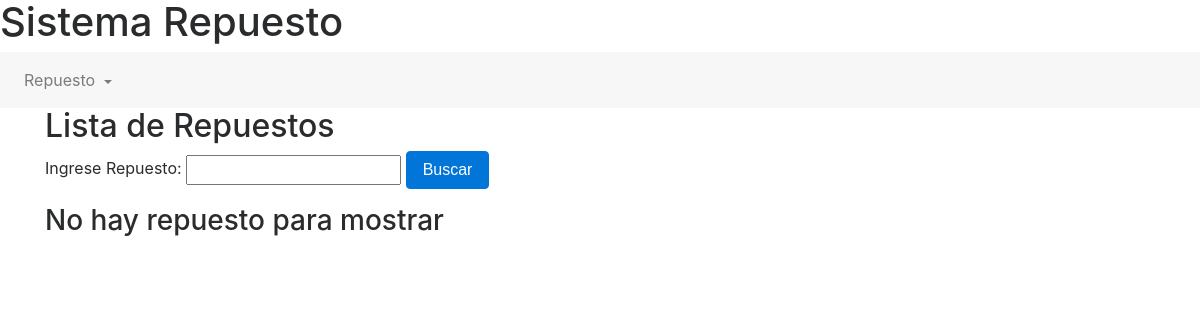
/verRepuestos/, run on an earlier commit of the app's database.
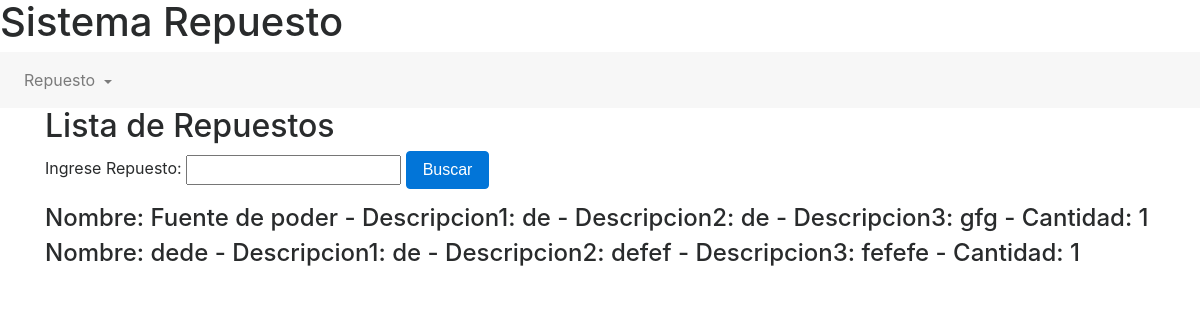
And on a later commit of the database.
### mainapp/models.py (models this page shows, shortened)
class Repuesto(models.Model):
    nombre = models.CharField(max_length=50, blank=True)
    foto = models.ImageField(upload_to = 'pic_folder/', blank=True)
    descripcion1= models.TextField(max_length=50, blank=True)
    descripcion2= models.TextField(max_length=50, blank=True)
    descripcion3= models.TextField(max_length=50, blank=True)
    cantidad= models.IntegerField(default=0)
    class Meta:
        verbose_name = "Repuesto"
        verbose_name_plural = "Repuestos"

### mainapp/views.py (the view)
# urls.py: url(r'^verRepuestos/$', verRepuestos, name="verRepuestos"),
def verRepuestos(request):
	repuesto = Repuesto.objects.all()
	nrepuestos= len(repuesto)
	return render(request, 'listRepuesto.html', {'nrepuestos':nrepuestos, 'repuesto':repuesto})

### mainapp/templates/listRepuesto.html (shortened to what this page needs)
{% extends 'home.html' %}
{% block content2 %}
<main class="container" role='main'>
  <h2 class='panel-title'>
      Lista de Repuestos
  </h2>
  <form method="post">
    Ingrese Repuesto:
    <input type="text" id="cedula">
    <button class="btn btn-primary" type="submit" style="margin-top: 0;">Buscar</button>
  </form>
  <div class="panel panel-default">
    {% for repuesto in repuesto %}
    <div class="panel-heading">
      <h4 class='panel-title'>
        Nombre: {{ repuesto.nombre }} - Descripcion1: {{ repuesto.descripcion1 }} - Descripcion2: {{ repuesto.descripcion2 }} - Descripcion3: {{ repuesto.descripcion3 }} - Cantidad: {{ repuesto.cantidad }}
      </h4>
    </div>
    {% empty %}
    <h3 class='panel-title'>
      No hay repuesto para mostrar
    </h3>
    {% endfor %}
  </div>
</main>
{% endblock content2 %}

### mainapp/templates/home.html (shortened to what this page needs)
{% extends 'base.html' %}
{% block content %}
<nav class="navbar navbar-toggleable-md navbar-light bg-faded">
  <div class="navbar-collapse">
    <ul class="navbar-nav">
      <li class="nav-item dropdown">
        <a class="nav-link dropdown-toggle" href="#" data-toggle="dropdown" aria-haspopup="true" aria-expanded="false">
          Repuesto
        </a>
      </li>
    </ul>
  </div>
</nav>
{% block content2 %}
{% endblock content2 %}
{% endblock content %}

### mainapp/templates/base.html (shortened to what this page needs)
{% load staticfiles %}
<html>
<head>
  <link rel="stylesheet" href="{% static 'css/bootstrap.min.css' %}">
  <script src="{% static 'js/bootstrap.min.js' %}"></script></head>
<body>
  <div class="page-header">
    <h1>Sistema Repuesto</h1>
  </div>
{% block content %}
{% endblock content %}
</body>
</html>

What changed in the data, as far as the page shows it:
added Repuesto: nombre "Fuente de poder", descripcion1 "de", descripcion2 "de", descripcion3 "gfg", cantidad "1"
added Repuesto: nombre "dede", descripcion1 "de", descripcion2 "defef", descripcion3 "fefefe", cantidad "1"
Also different on the page:
text no longer shown: "No hay repuesto para mostrar"
